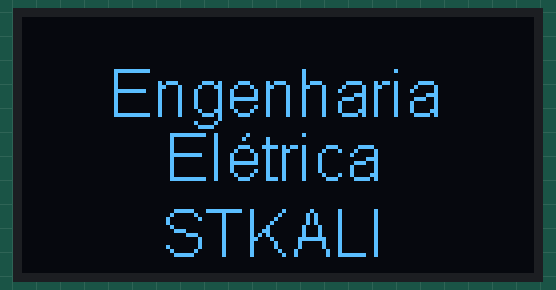
The sketch below on a simulated ESP8266 (NodeMCU). On the bench: 128×64 one-colour display.

Above: at 0.1 s.
At 3.1 s:
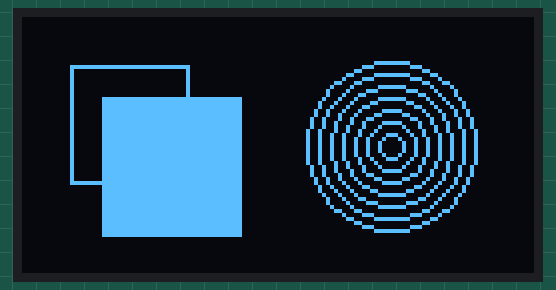
At 6.21 s:
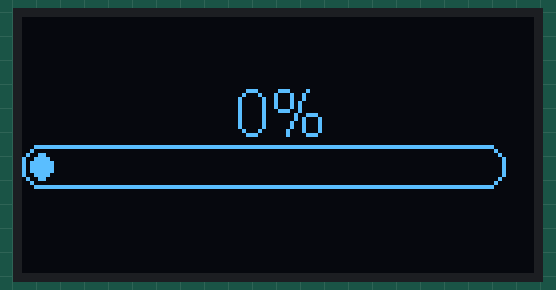
At 6.83 s:
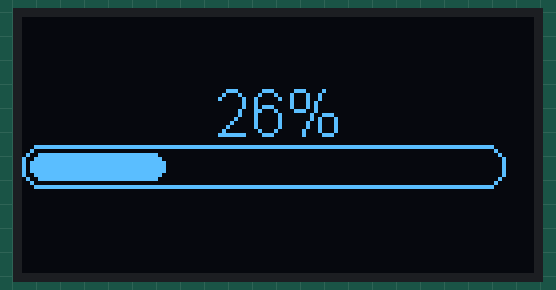
At 7.46 s:
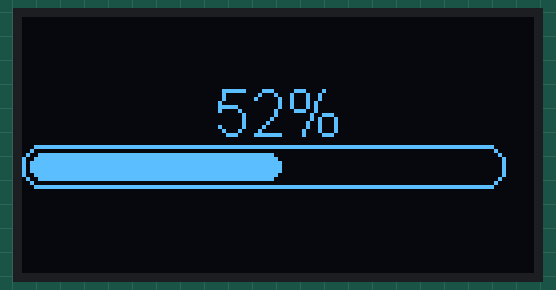
At 8.5 s:
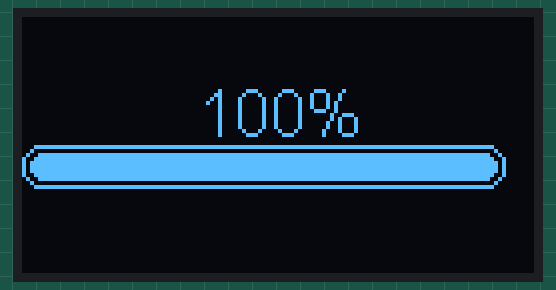

The sketch:

Busca_de_wifi.ino
```cpp
//Programa: NodeMCU ESP8266 com display Oled I2C
//Autor: Arduino e Cia

#include <Wire.h>
#include "SSD1306Wire.h"

//Pinos do NodeMCU
// SDA => D1
// SCL => D2

// Inicializa o display Oled
SSD1306Wire  display(0x3c, D1, D2);

void setup()
{
  Serial.begin(115200);
  display.init();
  display.flipScreenVertically();
}

void telainicial()
{
  //Apaga o display
  display.clear();
  display.setTextAlignment(TEXT_ALIGN_CENTER);
  //Seleciona a fonte
  display.setFont(ArialMT_Plain_16);
  display.drawString(63, 10, "Engenharia");
  display.drawString(63, 26, "Elétrica");
  display.drawString(63, 45, "STKALI");
  display.display();
}

void graficos()
{
  display.clear();
  //Desenha um quadrado
  display.drawRect(12, 12, 30, 30);
  //Desenha um quadrado cheio
  display.fillRect(20, 20, 35, 35);
  //Desenha circulos
  for (int i = 1; i < 8; i++)
  {
    display.setColor(WHITE);
    display.drawCircle(92, 32, i * 3);
  }
  display.display();
}

void ProgressBar()
{
  for (int counter = 0; counter <= 100; counter++)
  {
    display.clear();
    //Desenha a barra de progresso
    display.drawProgressBar(0, 32, 120, 10, counter);
    //Atualiza a porcentagem completa
    display.setTextAlignment(TEXT_ALIGN_CENTER);
    display.drawString(64, 15, String(counter) + "%");
    display.display();
    delay(10);
  }
}

void loop()
{
  telainicial();
  delay(3000);
  graficos();
  delay(3000);
  ProgressBar();
  delay(3000);
}
```

Measured:
- by itself, everything shown: repeats every 11.5 s, in 11 steps
- what the display in image 1 shows lasts 3.1 s, from 3.0 s to 6.1 s
